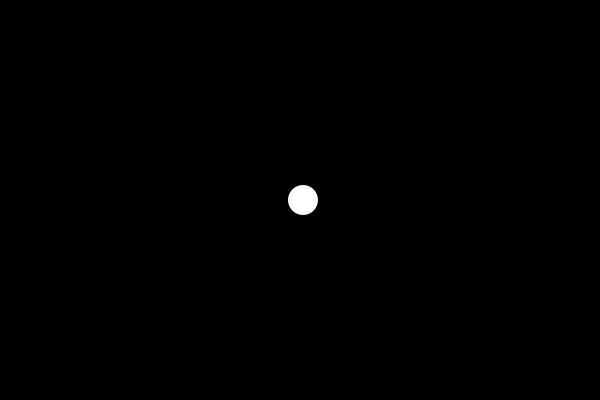
Frame 1 (no input)
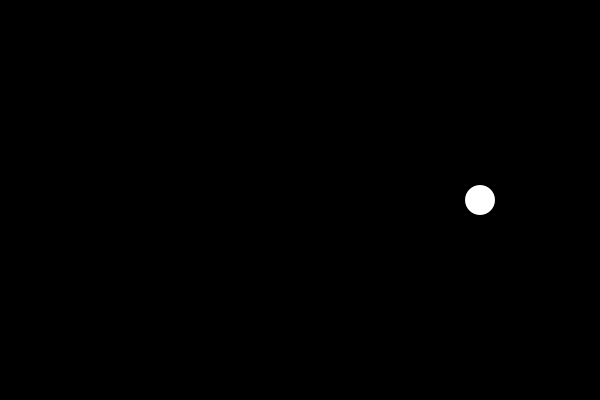
Frame 60 (the mouse pressed at the canvas centre just before this capture)
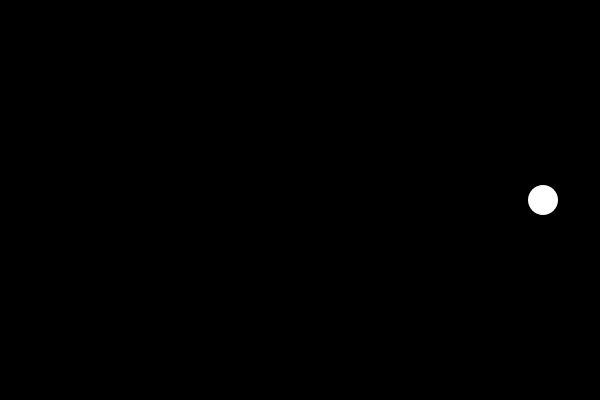
Frame 120 (the mouse held since frame 60 and released just before this capture)

The Processing sketch that drew these frames (run headless with seeded random() and noise(); from frame 60 on, the mouse is pressed at the canvas centre):

// Processing sketch: sketch_04b
// ── sketch_04b.pde

// ボールの位置
float bx;
float by;

// ボールの速度
float b_vx;
float b_vy;
float b_r = 15; // ボールの半径

void setup() {
  size(600, 400);
  colorMode(HSB, 360, 100, 100);
  frameRate(60);
  
  // ボールの初期化
  bx = width / 2;
  by = height / 2;
  b_vx = 3;  // 水平方向の速度
  
}

void draw() {
  background(0,0,0);
  
  // ボールの移動
  bx = bx + b_vx;
  
  // 壁での反射（左）
  if (bx < 0) {
    b_vx = -b_vx;
    bx = 0;
  }
  
  // 壁での反射（右）
  if (bx > width) {
    b_vx = -b_vx;
    bx = width;
  }
  
  // ボールを描画
  fill(0, 0, 100);
  noStroke();
  ellipse(bx, by, b_r * 2, b_r * 2);
}
